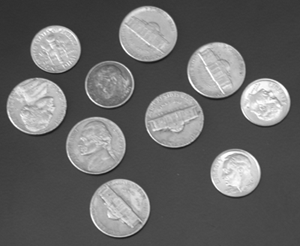
#> input picture images/coins.png, 300 x 246 px
$ jupyter execute segmentation_gmm.ipynb
#> lines starting #> are read from the running program, lines starting #| are printed output that depends on the picture; after the words box and inside, x2 and y2 are one past the last pixel; in counts of white or black regions, pixels touching at a corner belong together; long printed decimals are rounded
# Práctica. Segmentación de imagenes (caso binario)

<div class="alert alert-block alert-success">
<b>Resumen:</b> Gaussian Mixture Model Explained.
</div>

***

## Instalando librerias de Machine Learning

Instrucciones para instalar <b>scikit-learn</b> en un entorno virtual de Anaconda llamado <b>cv2</b>, desde la consola:

- Abrir la Consola de Anaconda.
- Activar el Entorno Virtual cv2.
    - conda activate cv2
- Instalar scikit-learn:
    - conda install scikit-learn
- Confirmar la Instalación: Anaconda te mostrará una lista de paquetes que se instalarán o actualizarán. Escribe [y] y presiona Enter para confirmar.
- Verificar la Instalación: Una vez completada la instalación, puedes verificar que scikit-learn se instaló correctamente ejecutando Python en la consola e importando la librería:
    - python
- En el intérprete de Python, escribe:
    - import sklearn
    - print(sklearn.`__version__`)
- Esto debería mostrar la versión instalada de scikit-learn, confirmando que la instalación fue exitosa.

***

[cell 1]
import cv2
import numpy as np
from sklearn.mixture import GaussianMixture
import matplotlib.pyplot as plt
from scipy.stats import norm

***

## 1. Gaussian Mixture Model

El <b>Modelo de Mezcla Gaussiana</b> (<b>GMM</b>, por sus siglas en inglés) es un enfoque estadístico que representa la distribución de datos como una combinación de múltiples distribuciones gaussianas (normales). Cada componente gaussiano en el modelo representa una subpoblación o cluster dentro de los datos.

El objetivo principal del GMM es estimar los parámetros (medias, covarianzas y pesos) de estas distribuciones gaussianas que, al combinarse, modelan adecuadamente la distribución global de los datos.

El algoritmo típico para ajustar un GMM a un conjunto de datos es el Algoritmo de Expectación-Maximización (EM), que funciona de la siguiente manera:

- <b>Inicialización</b>: Se asignan valores iniciales a los parámetros de los componentes gaussianos:
    - Medias: Valores centrales de cada componente.
    - Covarianzas: Dispersión o forma de cada componente.
    - Pesos: Importancia relativa de cada componente en la mezcla.
- <b>Paso de Expectación</b> (E):
    - Se calcula la probabilidad posterior de que cada dato pertenezca a cada componente gaussiano, dadas las estimaciones actuales de los parámetros.
    - Esto implica calcular las responsabilidades, que indican qué tan probable es que un dato haya sido generado por un componente específico.
- <b>Paso de Maximización</b> (M):
    - Se actualizan los parámetros de los componentes gaussianos utilizando las responsabilidades calculadas en el paso E.
    - Las nuevas estimaciones de medias, covarianzas y pesos se calculan para maximizar la verosimilitud de los datos dados los parámetros actuales.
- <b>Convergencia</b>:
    - Se repiten los pasos E y M iterativamente hasta que los cambios en los parámetros sean menores que un umbral predefinido o se alcance un número máximo de iteraciones.
    - El criterio de convergencia suele basarse en la variación de la verosimilitud o en la estabilidad de los parámetros.

<b>Ventajas del GMM:</b>

- Flexibilidad: Puede modelar distribuciones de datos complejas y multimodales.
- Probabilidades suaves (soft): Proporciona probabilidades de pertenencia, lo que permite una asignación de clusters no estricta.
- Uso: Útil en diversas áreas como segmentación de imágenes, reconocimiento de patrones y agrupamiento.

<b> Limitaciones del GMM:</b>

- Sensibilidad a la inicialización: Los resultados pueden depender de los valores iniciales de los parámetros.
- Óptimos locales: El algoritmo EM puede converger a soluciones subóptimas.
- Selección del número de componentes: Determinar el número adecuado de gaussianas es dificil y suele requerir criterios adicionales como BIC o AIC.

En resumen, el GMM es una herramienta potente para modelar datos que provienen de múltiples fuentes gaussianas, permitiendo una representación más precisa de la estructura subyacente de los datos y facilitando tareas de clasificación y análisis.

***

## 2. Función para calcular GMM a partir de un histograma

Calcula un GMM a partir de un histograma, regresando las media, desviación estándar y peso, de cada modelo.

Parámetros:

- histogram (numpy.ndarray): Histograma 1D de la imagen.
- n_components (int): Número de componentes gaussianos a ajustar.

Regresa:
- means (numpy.ndarray): Medias de los componentes gaussianos.
- std_devs (numpy.ndarray): Desviaciones estándar de los componentes gaussianos.
- weights (numpy.ndarray): Pesos de los componentes gaussianos.

[cell 2]
def gmm_from_histogram(histograma, n_componentes):
    # Asegurarse de que el histograma es un arreglo 1D
    histograma = histograma.flatten()

    # Crear un arreglo de valores de intensidad (0 a 255)
    bins = np.arange(len(histograma))

    # Expandir el histograma en datos repetidos según la cuenta de cada bin
    datos = np.repeat(bins, histograma.astype(int))

    # Reestructurar los datos para que sean compatibles con scikit-learn
    datos = datos.reshape(-1, 1)

    # Verificar si hay datos suficientes para ajustar el GMM
    if len(datos) < n_componentes:
        raise ValueError("No hay suficientes datos para el número de componentes especificado.")

    # Ajustar el Modelo de Mezcla Gaussiana
    gmm = GaussianMixture(n_components=n_componentes, covariance_type='diag', random_state=0)
    gmm.fit(datos)

    # Obtener las medias y desviaciones estándar
    means = gmm.means_.flatten()
    std_devs  = np.sqrt(gmm.covariances_.flatten())
    weights = gmm.weights_.flatten()

    return means, std_devs, weights

***

## 2. Calculo de histogramas y de sus respectivos modelos Gaussianos

[cell 3]
# Leer la imagen en color
imagen = cv2.imread('../images/coins.png')
#> imagen is the input picture: shape (246, 300, 3); min 23, max 255, mean 103
#imagen = cv2.GaussianBlur(imagen, (5, 5), 0) #comparar sin/con filtro

# Verificar que la imagen fue cargada correctamente
if imagen is None:
    print("Error: No se pudo cargar la imagen.")
    exit()

[cell 4]
plt.figure(figsize=(6, 6))  # Tamaño en pulgadas (ancho, alto)
plt.imshow(imagen, cmap='gray')
plt.title("Imagen 1")
plt.axis('off')  # Elimina los ejes
plt.show()

### 2.1 Histrograma

[cell 5]
def calcular_histograma(imagen, canal):
    """
    Calcula y grafica el histograma del canal especificado en la imagen.

    Parámetros:
    - imagen: ndarray, imagen cargada con cv2.imread().
    - canal: str, uno de 'gray', 'b', 'g', 'r'.

    Retorna:
    - hist: ndarray, histograma del canal seleccionado.
    """
#> called with canal = 'gray'
    # Diccionario de índices para los canales
    canales_dict = {'b': 0, 'g': 1, 'r': 2, 'gray': 0}

    # Verificar número de canales en la imagen
    num_canales = 1 if len(imagen.shape) == 2 else imagen.shape[2]
#> num_canales = 3

    # Verificar validez del canal
    if canal == 'gray' and num_canales > 1:
        hist = cv2.calcHist([imagen], [0], None, [256], [0, 256])
#> hist = 256 values, max 4264 at index 73, min 0 at index 0, mean 288.3
    elif canal in ('b', 'g', 'r') and num_canales == 3:
        idx = canales_dict[canal]
        hist = cv2.calcHist([imagen], [idx], None, [256], [0, 256])
    else:
        raise ValueError("Canal no válido para esta imagen.")

    return hist

[cell 6]
canal = 'gray'
histograma = calcular_histograma(imagen, canal)
#> histograma has the same summary as hist in calcular_histograma

[cell 7]
# Graficar
plt.plot(histograma, color=canal)
plt.title(f"Histograma del canal '{canal}'")
plt.xlabel('Intensidad de píxeles')
plt.ylabel('Número de píxeles')
plt.xlim([0, 256])
plt.show()
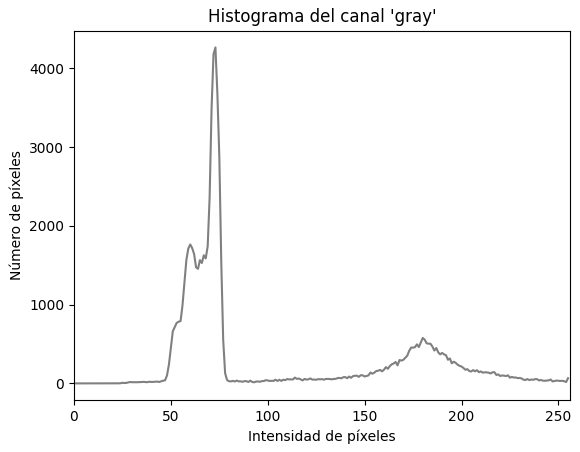
#> figure drawn by matplotlib, 1 panel; curve peaks at x = 73, y = 4264

## 2.2. GMM

[cell 8]
numero_distribuciones = 2

means, std_devs, weights  = gmm_from_histogram(histograma, numero_distribuciones)
#> in gmm_from_histogram, `histograma = histograma.flatten()`: histograma has the same summary as hist in calcular_histograma
#> in gmm_from_histogram, `bins = np.arange(len(histograma))`: bins = 256 values from 0 to 255
#> means = [66.52, 180]; std_devs = [7.89, 29.21]; weights = [0.679, 0.321]

print(means)
#| [ 66.517 179.962]
print(std_devs)
#| [ 7.886 29.210]
print(weights)
#| [0.6786 0.3214]

***

## 2.3. Función para visualizar de los modelos

Grafica modelos gaussianos dados las medias, desviaciones estándar y pesos opcionales sobre un rango especificado.

Parámetros:

- means (array-like): Medias de los componentes gaussianos.
- std_devs (array-like): Desviaciones estándar de los componentes gaussianos.
- weights (array-like, opcional): Pesos de los componentes gaussianos. Si es None, asume pesos iguales.
- x_range (tuple, opcional): El rango (mínimo, máximo) sobre el cual graficar las gaussianas.
- num_points (int, opcional): Número de puntos en el eje x para graficar.

Retorna:
- None

[cell 9]
def plot_gaussian_models(means, std_devs, weights=None, x_range=(0, 255), num_points=1000):
#> called with means = array of shape (2,), std_devs = array of shape (2,), weights = array of shape (2,), x_range = (0, 255), num_points = 1000
    x = np.linspace(x_range[0], x_range[1], num_points)
    total_pdf = np.zeros_like(x)

    # If weights are not provided, assume equal weights
    if weights is None:
        weights = np.ones(len(means)) / len(means)

    # Plot each Gaussian component
    for mean, std_dev, weight in zip(means, std_devs, weights):
        pdf = weight * norm.pdf(x, mean, std_dev)
        plt.plot(x, pdf, label=f'Gaussian(mean={mean:.2f}, std={std_dev:.2f})')
        total_pdf += pdf
#> this loop made 2 passes
#> (mean, std_dev, weight) on passes 1 to 2: (66.52, 7.89, 0.679), (180, 29.21, 0.321)
#> after the loop, total_pdf = 1000 values, max 0.0343 at index 261, min 2.51e-11 at index 0, mean 0.00391

    # Plot the sum of the Gaussian components
    plt.plot(x, total_pdf, label='Sum of Gaussians', color='black', linewidth=1)

    plt.legend()
    plt.xlabel('Intensity')
    plt.ylabel('Probability Density')
    plt.title('Gaussian Models')
    plt.show()
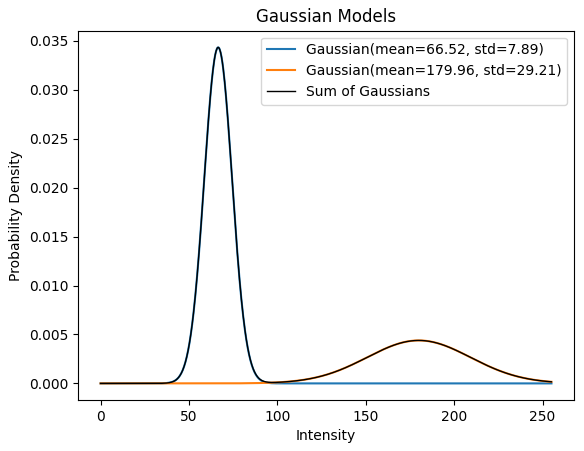
#> figure drawn by matplotlib, 1 panel; curve peaks at x = 66.62, y = 0.0343; curve peaks at x = 180, y = 0.00439; curve peaks at x = 66.62, y = 0.0343

[cell 10]
# Plot the Gaussian models
plot_gaussian_models(means, std_devs, weights, x_range=(0, 255))

## 2. Segmentación por GMM

[cell 11]
def segmentar_gm(imagen, mu, sigma, multiplicador_sigma=1.0):
    """
    Segmenta una imagen en escala de grises dejando en blanco los píxeles cuya
    intensidad esté dentro del rango [mu - k*sigma, mu + k*sigma].

    Parámetros:
    - imagen: ndarray, imagen en escala de grises.
    - mu: float, valor medio (media) de la intensidad.
    - sigma: float, desviación estándar.
    - multiplicador_sigma: float, número de desviaciones estándar a considerar (default=1.0).

    Retorna:
    - imagen_segmentada: ndarray, imagen binaria con píxeles blancos dentro del rango.
    """
#> called with mu = 66.52, sigma = 7.89, multiplicador_sigma = 3
    if len(imagen.shape) != 2:
        raise ValueError("La imagen debe estar en escala de grises (2D)")

    # Calcular límites
    rango_inferior = mu - multiplicador_sigma * sigma
#> rango_inferior = 42.86
    rango_superior = mu + multiplicador_sigma * sigma
#> rango_superior = 90.17

    # Crear máscara
    mascara = cv2.inRange(imagen, int(rango_inferior), int(rango_superior))
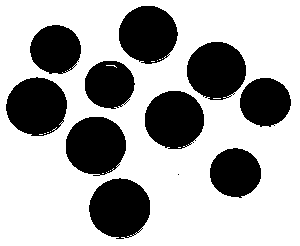
#> mascara: shape (246, 300); 67.4% white; 11 black regions (1 under 20 px), largest, box (x1, y1, x2, y2) and area: (89, 178, 150, 239) 2851, (66, 117, 126, 176) 2771, (6, 77, 67, 136) 2768
#> imagen: shape (246, 300)

    # Crear imagen segmentada
    imagen_segmentada = np.zeros_like(imagen)
    imagen_segmentada[mascara > 0] = 255

    return imagen_segmentada

$ run again, with images/dog.png copied over images/coins.png
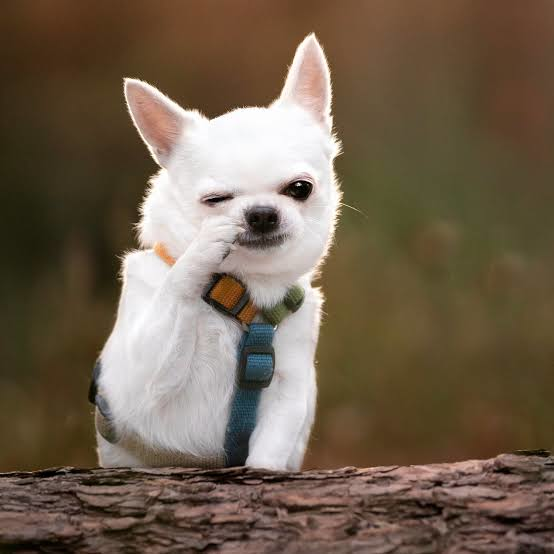
#> input picture images/dog.png, 554 x 554 px
#> imagen is the input picture: shape (554, 554, 3); mean B, G, R 79.1, 97.3, 113.5
#> hist = 256 values, max 7944 at index 47, min 223 at index 156, mean 1198.9
#> `histograma = calcular_histograma(imagen, canal)`: histograma has the same summary as hist in calcular_histograma
#> in gmm_from_histogram, `histograma = histograma.flatten()`: histograma has the same summary as hist in calcular_histograma
#> bins = 256 values from 0 to 255
#> means = [40.75, 173.9]; std_devs = [15.39, 58.41]; weights = [0.712, 0.288]
#| [ 40.750 173.903]
#| [15.390 58.406]
#| [0.7121 0.2879]
#> the loop in plot_gaussian_models, `for mean, std_dev, weight in zip(means, std_devs, weights):` made 2 passes
#> (mean, std_dev, weight) on passes 1 to 2: (40.75, 15.39, 0.712), (173.9, 58.41, 0.288)
#> after the loop in plot_gaussian_models, `for mean, std_dev, weight in zip(means, std_devs, weights):`: total_pdf = 1000 values, max 0.0186 at index 160, min 0.000578 at index 0, mean 0.00381
#> rango_inferior = -5.42
#> rango_superior = 86.92
#> in segmentar_gm, `mascara = cv2.inRange(imagen, int(rango_inferior), int(rango_superior))`:
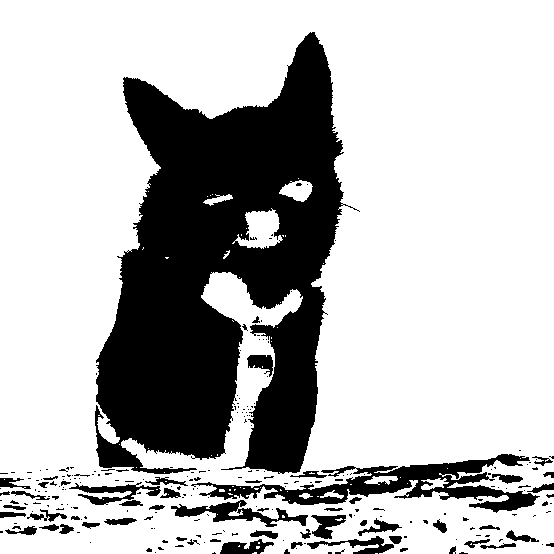
#> mascara: shape (554, 554); 73.1% white; 243 black regions (184 under 20 px), largest, box (x1, y1, x2, y2) and area: (95, 32, 360, 474) 67698, (191, 454, 540, 513) 6268, (171, 500, 308, 527) 1242
#> in segmentar_gm, `mascara = cv2.inRange(imagen, int(rango_inferior), int(rango_superior))`:
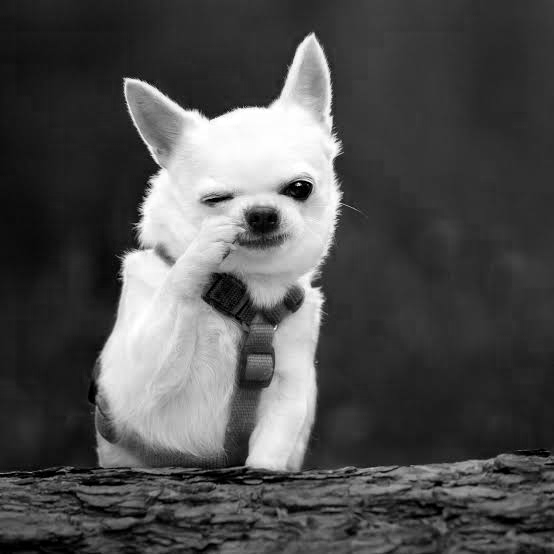
#> imagen: shape (554, 554); min 0, max 255, mean 79.1
